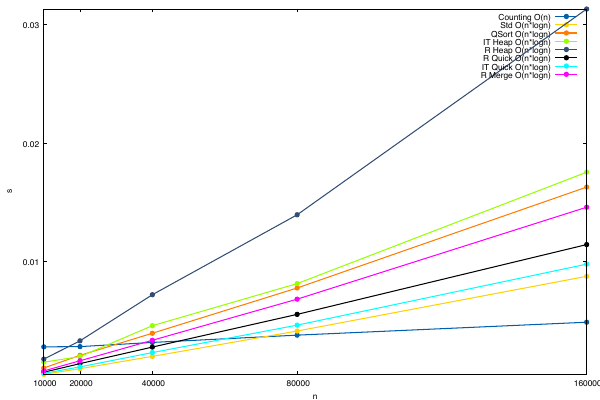

Generate this figure with gnuplot:
set terminal "pdfcairo" enhance size 6,4
set output "wykres.pdf"
set xlabel "n"
set ylabel "s"
set xtics (10000, 20000, 40000, 80000, 160000)
set ytics 0, .01, 0.1

set style line 2  lc rgb '#0060ad' lt 1 lw 1.5 pointtype 7 pointsize 0.5 # --- blue
set style line 3  lc rgb '#ffd100' lt 1 lw 1.5 pointtype 7 pointsize 0.5 #      .
set style line 4  lc rgb '#ff7d00' lt 1 lw 1.5 pointtype 7 pointsize 0.5 #      .
set style line 5  lc rgb '#97ff00' lt 1 lw 1.5 pointtype 7 pointsize 0.5 #      .
set style line 6  lc rgb '#334d73' lt 1 lw 1.5 pointtype 7 pointsize 0.5 #      .
set style line 7  lc rgb '#000000' lt 1 lw 1.5 pointtype 7 pointsize 0.5 #      .
set style line 8  lc rgb '#00ffff' lt 1 lw 1.5 pointtype 7 pointsize 0.5 #      .
set style line 9  lc rgb '#ff00ff' lt 1 lw 1.5 pointtype 7 pointsize 0.5 #      .

plot "dane.dat" u 1:3 title "Counting O(n)" w linespoints ls 2, "" u 1:6 title "Std O(n*logn)" w linespoints ls 3, "" u 1:7  title "QSort O(n*logn)" w linespoints ls 4, "" u 1:8  title "IT Heap O(n*logn)" w linespoints ls 5, "" u 1:9  title "R Heap O(n*logn)" w linespoints ls 6, "" u 1:10  title "R Quick O(n*logn)" w linespoints ls 7, "" u 1:11  title "IT Quick O(n*logn)" w linespoints ls 8, "" u 1:12  title "R Merge O(n*logn)" w linespoints ls 9